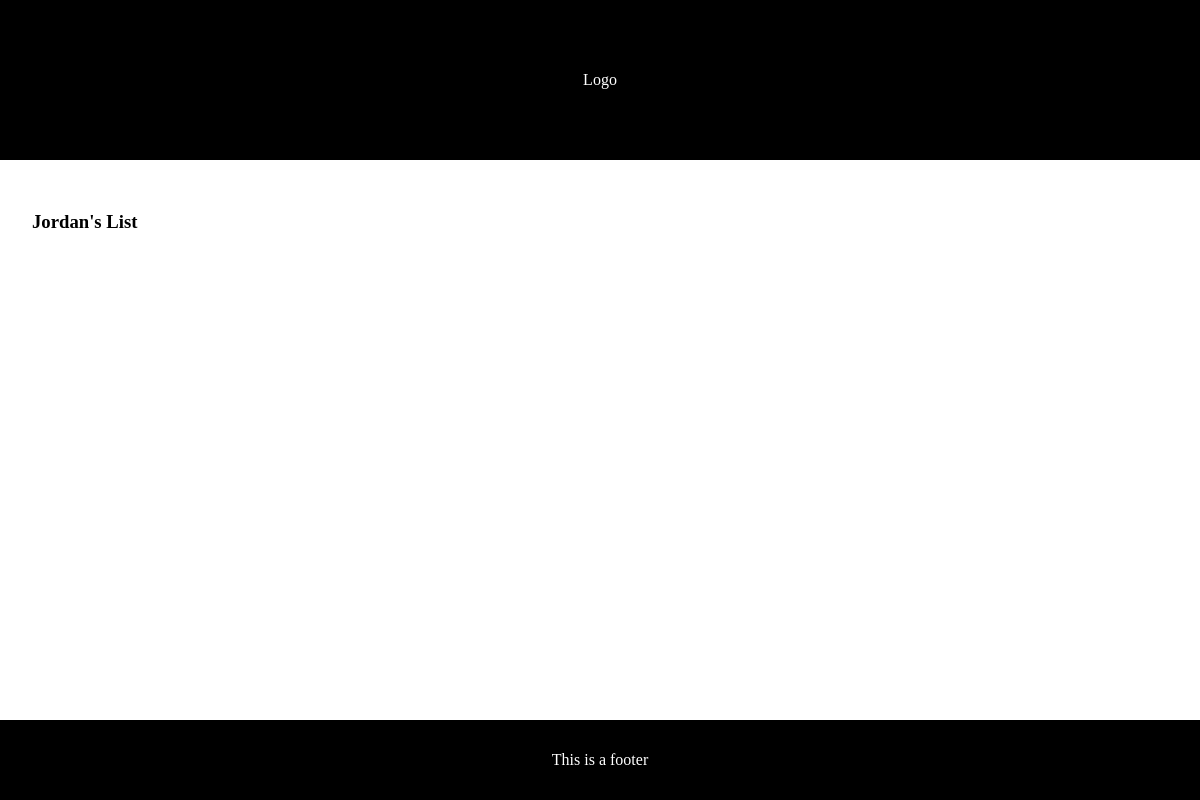
Before: /1 with the older database file.
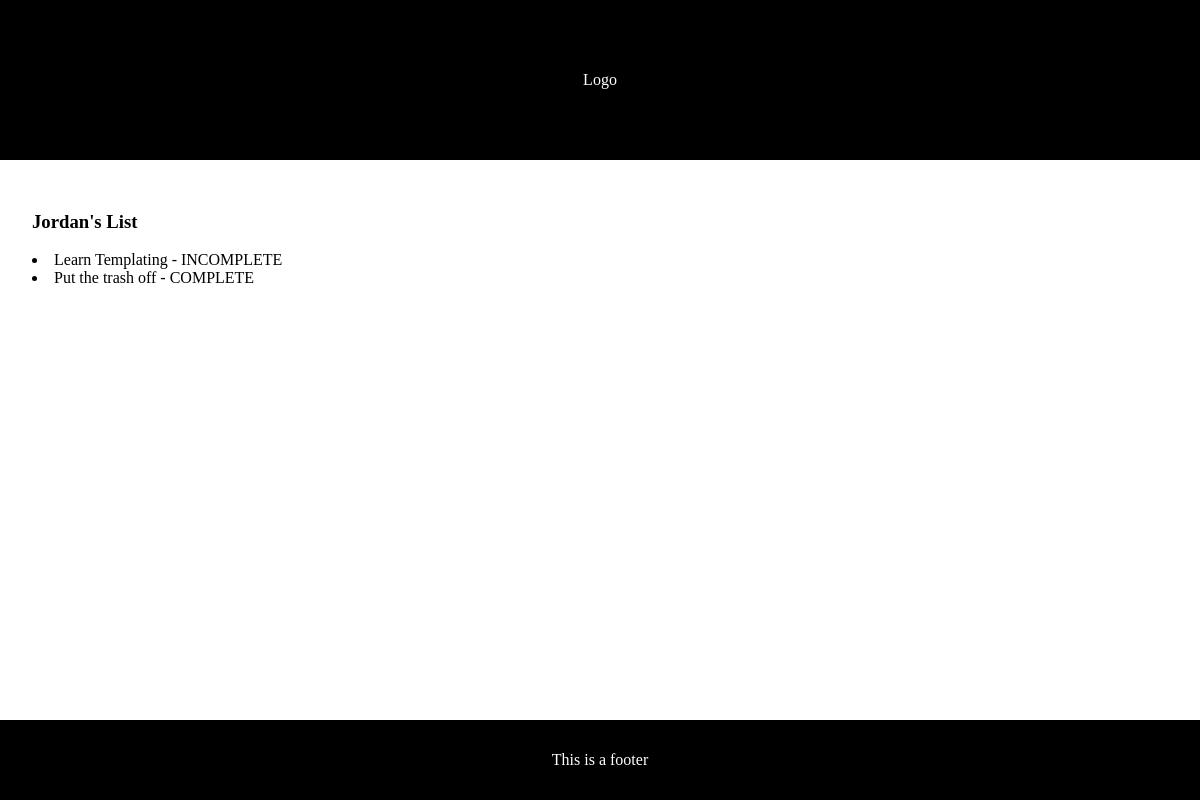
After: the same page with the newer database file.
### main/models.py (models this page shows, shortened)
class TodoList(models.Model):
  name = models.CharField(max_length=200)
  def __str__(self):
    return self.name

class Item(models.Model):
  todoList = models.ForeignKey(TodoList, on_delete=models.CASCADE)
  text = models.CharField(max_length=300)
  complete = models.BooleanField()

### main/views.py (the view)
# urls.py: path("<int:id>", views.lists, name="lists"),
def lists(request, id):
    todo_list = TodoList.objects.get(id=id)
    print(todo_list)
    items = todo_list.item_set.all()
    items_text = ",</br> ".join([item.text for item in items])
    context = {
        "list_name": todo_list.name,
        "items_text": items_text
    }
    return render(request, "main/lists.html", {"lists": todo_list})

### main/templates/main/lists.html (shortened to what this page needs)
{% extends 'main/base.html' %}
{% block content %}
<section>
  <main>
    <h1>{{ lists.name }}</h1>
    {% for item in lists.item_set.all %}
      {% if item.complete == True %}
        <li class="c">{{ item.text }} - COMPLETE</li>
      {% else %}
        <li class="in">{{ item.text }} - INCOMPLETE</li>
      {% endif %}
    {% endfor %}
  </main>
</section>
{% endblock %}

### main/templates/main/base.html (shortened to what this page needs)
{% load static %}
<!DOCTYPE html>
<html lang="en">
  <head>
    <link rel="stylesheet" type="text/css" href="{% static 'styles.css' %}">
  </head>
  <body>
    <nav class="nav">Logo</nav>
    <section>
      <main>{% block content %} {% endblock %}</main>
    </section>
    <footer>This is a footer</footer>
  </body>
</html>

### main/static/styles.css (style rules this page uses)
.c { color: 'green'; }
.in { color: 'red' !important; }

### main/templates/main/base.html (style rules this page uses)
body { padding: 0; margin: 0; box-sizing: border-box; width: 100dvw; }
nav { background-color: black; display: flex; justify-content: center; align-items: center; color: white; height: 20dvh; }
section { height: 70dvh; background: "grey"; }
main { padding: 1rem; }
footer { height: 10dvh; background-color: black; display: flex; justify-content: center; align-items: center; color: white; }
.c { color: 'green'; }
.in { color: 'red'; }

### main/templates/main/lists.html (style rules this page uses)
.c { color: 'green'; }
.in { color: 'red' !important; }

Changed rows visible on the page:
added Item: text "Learn Templating"
added Item: text "Put the trash off"
